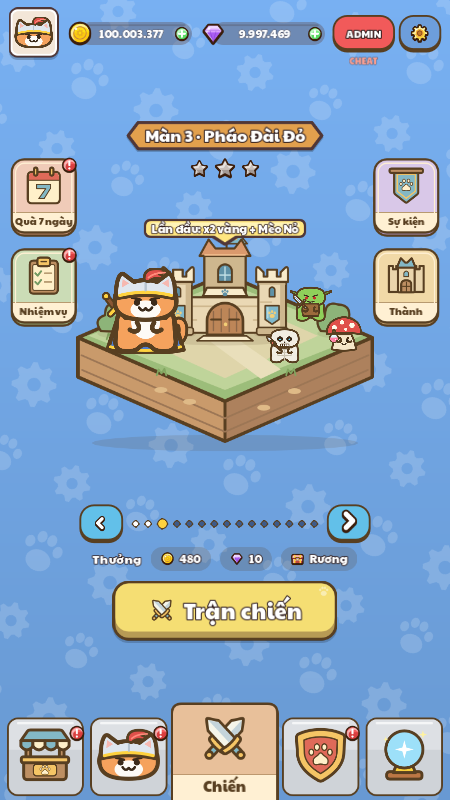
#> input picture docs/design/2026-10-19/sky-islands-demo/current.png, 450 x 800 px; its folder holds only this picture in this run
$ python build_compare.py
#> lines starting #> are read from the running program, lines starting #| are printed output that depends on the picture
from pathlib import Path

from PIL import Image, ImageDraw, ImageFont


HERE = Path(__file__).resolve().parent
ROOT = HERE.parents[3]
font = ImageFont.truetype(str(ROOT / "game/ui/fonts/PaytoneOne-Regular.ttf"), 22)
canvas = Image.new("RGB", (948, 880), "#eee8db")
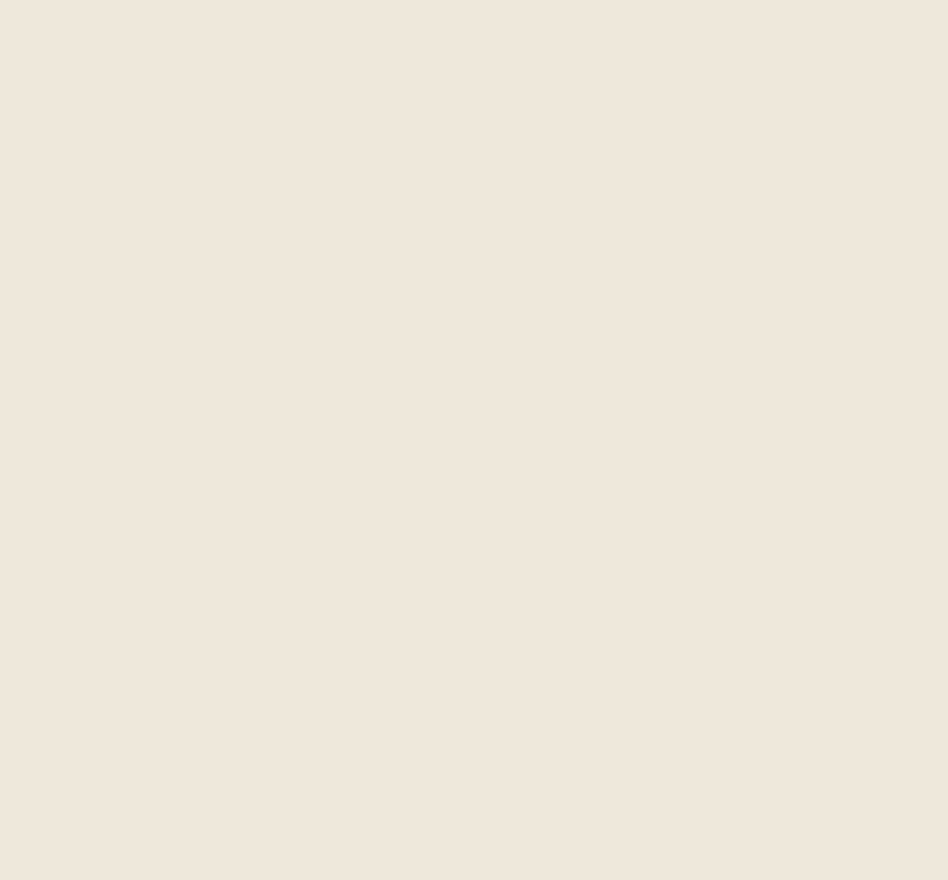
#> canvas: PIL image 948x880 RGB; mean R, G, B 238, 232, 219
draw = ImageDraw.Draw(canvas)

for x, key, label in [(16, "current", "Hiện tại"), (482, "demo", "Demo · Bầu trời và đảo bay")]:
    preview = Image.open(HERE / f"{key}.png").convert("RGB")
#> preview is the input picture: PIL image 450x800 RGB; mean R, G, B 139.4, 165, 192
    preview = preview.resize((450, 800), Image.Resampling.LANCZOS)
    canvas.paste(preview, (x, 62))
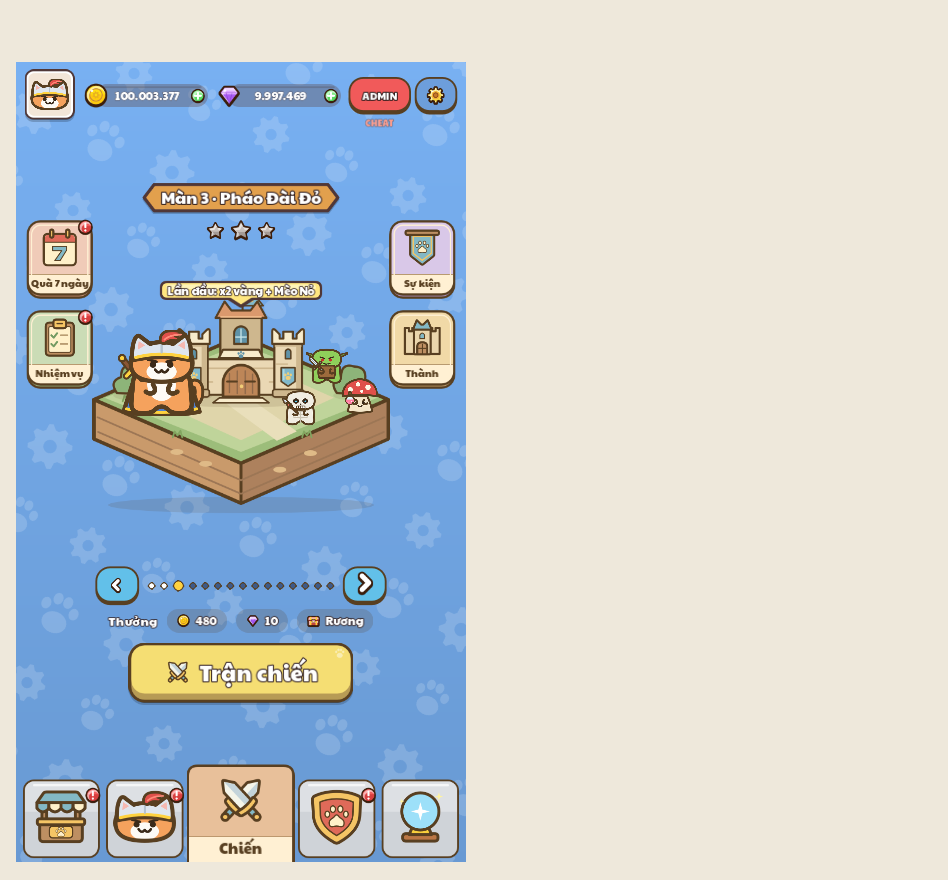
#> canvas: PIL image 948x880 RGB; mean R, G, B 195.5, 203.1, 207.4
#> (the run stopped early here; a loop or call above may not have finished)
